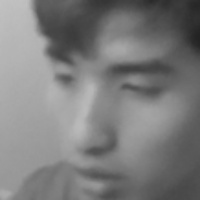
#> input picture images/00.jpg, 200 x 200 px, given in place of the camera
$ python 1capture.py
#> lines starting #> are read from the running program, lines starting #| are printed output that depends on the picture; after the words box and inside, x2 and y2 are one past the last pixel; in counts of white or black regions, pixels touching at a corner belong together
#!/usr/bin/env python
#-*- coding:UTF-8 -*-
#file name:ch3-06/1capture.py
import cv2
ESC = 27
# 畫面數量計數
n = 1
# 存檔檔名用
index = 0
# 人臉取樣總數
total = 100

#存檔目錄
def saveImage(face_image, index):
    filename = "/home/pi/face_recognition/dataset/train/"+"WuZhiXaun."+str(index)+".jpg"
    filename2 = "/home/pi/face_recognition/dataset/test/"+"WuZhiXaun."+str(index)+".jpg"
    filename3 = "/home/pi/face_recognition/dataset/vaild/"+"WuZhiXaun."+str(index)+".jpg"
    cv2.imwrite(filename, face_image)
    cv2.imwrite(filename2, face_image)
    cv2.imwrite(filename3, face_image)
    print(filename)
    print(filename2)
    print(filename3)

face_cascade = cv2.CascadeClassifier('haarcascade_frontalface_default.xml')
cap = cv2.VideoCapture(0)
cv2.namedWindow('video', cv2.WINDOW_NORMAL)

while n > 0:
    ret, frame = cap.read()
#> frame is the input picture: shape (200, 200, 3); min 35, max 194, mean 124.4
    #frame = cv2.resize(frame, (600, 336))
    frame = cv2.flip(frame, 1)
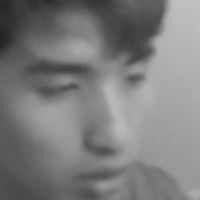
#> frame: shape (200, 200, 3); min 35, max 194, mean 124.4
    gray = cv2.cvtColor(frame, cv2.COLOR_BGR2GRAY)

#### 在while內,有偵測到人臉做存檔
    faces = face_cascade.detectMultiScale(gray, 1.1, 3)
#> faces = ()
    for (x, y, w, h) in faces:
        frame = cv2.rectangle(frame, (x, y), (x + w, y + h), (0, 255, 0), 3)
        if n % 5 == 0:
            face_image = cv2.resize(gray[y: y + h, x: x + w], (200, 200))
            saveImage(face_image, index)
	    #cv2.putText(face_image,str(index),(50,50),cv2.FONT_HERSHEY_COMPLEX,1,(0,255,0),2)
            index += 1
            if index >= total:
                print('get training data done')
                n = -1
                break
        n += 1
#> this loop made 0 passes
#> after the loop, index = 0; n = 1

#### 在while內
    cv2.imshow('video', frame)
    if cv2.waitKey(1) == 27:
#> (key Esc is pressed here)
        cv2.destroyAllWindows()
        break

$ run again, on images/01.jpg
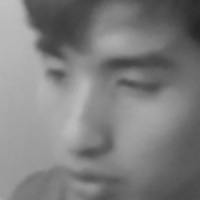
#> input picture images/01.jpg, 200 x 200 px, given in place of the camera
#> frame is the input picture: shape (200, 200, 3); min 36, max 194, mean 127.2
#> `frame = cv2.flip(frame, 1)`:
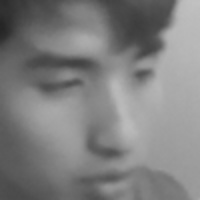
#> frame: shape (200, 200, 3); min 36, max 194, mean 127.2
#> faces = ()
#> after the loop `for (x, y, w, h) in faces:`: index = 0; n = 1

$ run again, on images/02.jpg
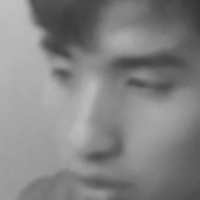
#> input picture images/02.jpg, 200 x 200 px, given in place of the camera
#> frame is the input picture: shape (200, 200, 3); min 53, max 193, mean 132.2
#> `frame = cv2.flip(frame, 1)`:
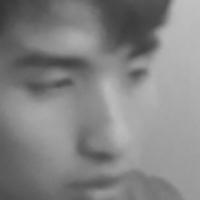
#> frame: shape (200, 200, 3); min 53, max 193, mean 132.2
#> faces = ()
#> after the loop `for (x, y, w, h) in faces:`: index = 0; n = 1

$ run again, on images/03.jpg
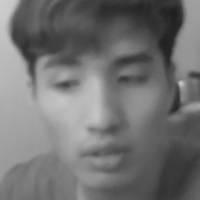
#> input picture images/03.jpg, 200 x 200 px, given in place of the camera
#> frame is the input picture: shape (200, 200, 3); min 30, max 206, mean 113.6
#> `frame = cv2.flip(frame, 1)`:
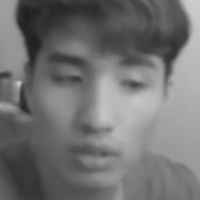
#> frame: shape (200, 200, 3); min 30, max 206, mean 113.6
#> faces = [[21, 24, 158, 158]]
#> the loop `for (x, y, w, h) in faces:` made 1 pass
#> (x, y, w, h, n) on pass 1: (21, 24, 158, 158, 2)
#> pass 1, `frame = cv2.rectangle(frame, (x, y), (x + w, y + h), (0, 255, 0), 3)`:
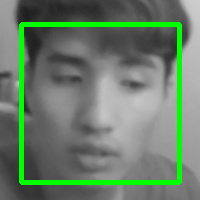
#> frame: shape (200, 200, 3); 7.87% of pixels changed, all inside (x1, y1, x2, y2) = (19, 22, 182, 185)
#> after the loop `for (x, y, w, h) in faces:`: index = 0; n = 2
